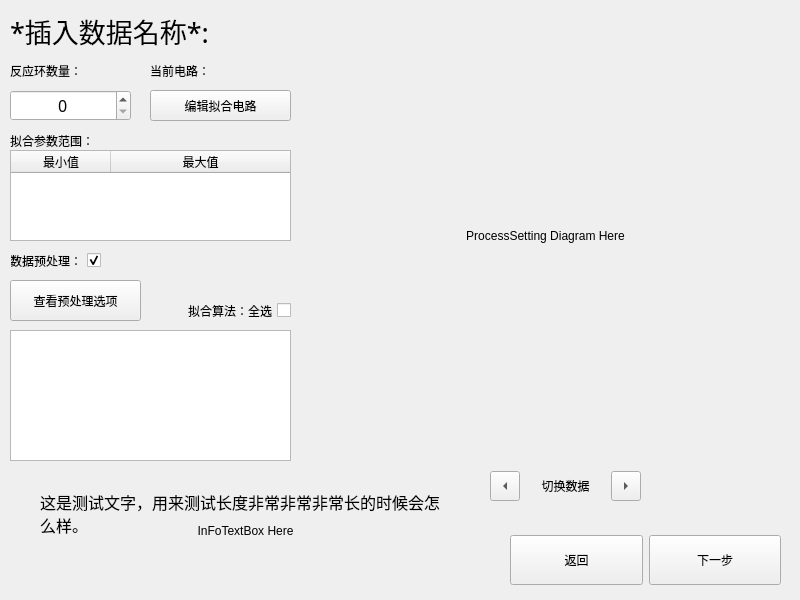
    <widget class="QWidget" name="ProcessSettings">
     <widget class="QLabel" name="DRTDiagramPic">
      <property name="geometry">
       <rect>
        <x>300</x>
        <y>10</y>
        <width>491</width>
        <height>451</height>
       </rect>
      </property>
      <property name="sizePolicy">
       <sizepolicy hsizetype="Fixed" vsizetype="Fixed">
        <horstretch>0</horstretch>
        <verstretch>0</verstretch>
       </sizepolicy>
      </property>
      <property name="text">
       <string>ProcessSetting Diagram Here</string>
      </property>
      <property name="textFormat">
       <enum>Qt::AutoText</enum>
      </property>
      <property name="scaledContents">
       <bool>true</bool>
      </property>
      <property name="alignment">
       <set>Qt::AlignCenter</set>
      </property>
     </widget>
     <widget class="QWidget" name="layoutWidget_2">
      <property name="geometry">
       <rect>
        <x>510</x>
        <y>530</y>
        <width>271</width>
        <height>61</height>
       </rect>
      </property>
      <layout class="QHBoxLayout" name="ProcessSettingBottomButtons">
       <item>
        <widget class="QPushButton" name="ProcessSettingBackButton">
         <property name="minimumSize">
          <size>
           <width>130</width>
           <height>50</height>
          </size>
         </property>
         <property name="text">
          <string>返回</string>
         </property>
        </widget>
       </item>
       <item>
        <widget class="QPushButton" name="ProcessSettingNextButton">
         <property name="minimumSize">
          <size>
           <width>130</width>
           <height>50</height>
          </size>
         </property>
         <property name="text">
          <string>下一步</string>
         </property>
        </widget>
       </item>
      </layout>
     </widget>
     <widget class="QLabel" name="DataNameLabel">
      <property name="geometry">
       <rect>
        <x>10</x>
        <y>10</y>
        <width>271</width>
        <height>41</height>
       </rect>
      </property>
      <property name="font">
       <font>
        <family>黑体</family>
        <pointsize>20</pointsize>
       </font>
      </property>
      <property name="text">
       <string>*插入数据名称*:</string>
      </property>
      <property name="scaledContents">
       <bool>true</bool>
      </property>
     </widget>
     <widget class="QLabel" name="staticLabel3">
      <property name="geometry">
       <rect>
        <x>10</x>
        <y>130</y>
        <width>101</width>
        <height>21</height>
       </rect>
      </property>
      <property name="text">
       <string>拟合参数范围：</string>
      </property>
     </widget>
     <widget class="QLabel" name="ProcessSettingInfoTextBoxPic">
      <property name="geometry">
       <rect>
        <x>10</x>
        <y>470</y>
        <width>471</width>
        <height>121</height>
       </rect>
      </property>
      <property name="text">
       <string>InFoTextBox Here</string>
      </property>
      <property name="scaledContents">
       <bool>true</bool>
      </property>
      <property name="alignment">
       <set>Qt::AlignCenter</set>
      </property>
      <property name="wordWrap">
       <bool>false</bool>
      </property>
      <property name="margin">
       <number>0</number>
      </property>
     </widget>
     <widget class="QTableWidget" name="BoundsTable">
      <property name="geometry">
       <rect>
        <x>10</x>
        <y>150</y>
        <width>281</width>
        <height>91</height>
       </rect>
      </property>
      <property name="lineWidth">
       <number>1</number>
      </property>
      <property name="midLineWidth">
       <number>0</number>
      </property>
      <property name="horizontalScrollBarPolicy">
       <enum>Qt::ScrollBarAlwaysOff</enum>
      </property>
      <property name="sizeAdjustPolicy">
       <enum>QAbstractScrollArea::AdjustIgnored</enum>
      </property>
      <property name="autoScrollMargin">
       <number>16</number>
      </property>
      <property name="textElideMode">
       <enum>Qt::ElideMiddle</enum>
      </property>
      <property name="showGrid">
       <bool>true</bool>
      </property>
      <property name="gridStyle">
       <enum>Qt::SolidLine</enum>
      </property>
      <property name="sortingEnabled">
       <bool>false</bool>
      </property>
      <property name="cornerButtonEnabled">
       <bool>true</bool>
      </property>
      <attribute name="horizontalHeaderVisible">
       <bool>true</bool>
      </attribute>
      <attribute name="horizontalHeaderCascadingSectionResizes">
       <bool>true</bool>
      </attribute>
      <attribute name="horizontalHeaderMinimumSectionSize">
       <number>30</number>
      </attribute>
      <attribute name="horizontalHeaderDefaultSectionSize">
       <number>100</number>
      </attribute>
      <attribute name="horizontalHeaderStretchLastSection">
       <bool>true</bool>
      </attribute>
      <attribute name="verticalHeaderVisible">
       <bool>true</bool>
      </attribute>
      <attribute name="verticalHeaderCascadingSectionResizes">
       <bool>true</bool>
      </attribute>
      <attribute name="verticalHeaderDefaultSectionSize">
       <number>30</number>
      </attribute>
      <attribute name="verticalHeaderShowSortIndicator" stdset="0">
       <bool>false</bool>
      </attribute>
      <column>
       <property name="text">
        <string>最小值</string>
       </property>
      </column>
      <column>
       <property name="text">
        <string>最大值</string>
       </property>
      </column>
     </widget>
     <widget class="QLabel" name="staticLabel1">
      <property name="geometry">
       <rect>
        <x>10</x>
        <y>60</y>
        <width>101</width>
        <height>21</height>
       </rect>
      </property>
      <property name="text">
       <string>反应环数量：</string>
      </property>
     </widget>
     <widget class="QLabel" name="ProcessSettingInfoText">
      <property name="geometry">
       <rect>
        <x>40</x>
        <y>490</y>
        <width>411</width>
        <height>81</height>
       </rect>
      </property>
      <property name="font">
       <font>
        <family>黑体</family>
        <pointsize>12</pointsize>
       </font>
      </property>
      <property name="text">
       <string>这是测试文字，用来测试长度非常非常非常长的时候会怎么样。</string>
      </property>
      <property name="scaledContents">
       <bool>false</bool>
      </property>
      <property name="alignment">
       <set>Qt::AlignLeading|Qt::AlignLeft|Qt::AlignTop</set>
      </property>
      <property name="wordWrap">
       <bool>true</bool>
      </property>
     </widget>
     <widget class="QSpinBox" name="RingCountSpinBox">
      <property name="geometry">
       <rect>
        <x>10</x>
        <y>90</y>
        <width>121</width>
        <height>31</height>
       </rect>
      </property>
      <property name="font">
       <font>
        <family>3ds</family>
        <pointsize>12</pointsize>
        <italic>false</italic>
        <bold>false</bold>
       </font>
      </property>
      <property name="alignment">
       <set>Qt::AlignCenter</set>
      </property>
      <property name="prefix">
       <string/>
      </property>
      <property name="maximum">
       <number>10</number>
      </property>
      <property name="value">
       <number>0</number>
      </property>
     </widget>
     <widget class="QCheckBox" name="PreprocessDataCheckBox">
      <property name="geometry">
       <rect>
        <x>10</x>
        <y>250</y>
        <width>91</width>
        <height>21</height>
       </rect>
      </property>
      <property name="layoutDirection">
       <enum>Qt::RightToLeft</enum>
      </property>
      <property name="text">
       <string>数据预处理：</string>
      </property>
      <property name="checked">
       <bool>true</bool>
      </property>
     </widget>
     <widget class="QPushButton" name="ShowPreprocessOptionsButton">
      <property name="geometry">
       <rect>
        <x>10</x>
        <y>280</y>
        <width>131</width>
        <height>41</height>
       </rect>
      </property>
      <property name="text">
       <string>查看预处理选项</string>
      </property>
     </widget>
     <widget class="QTableWidget" name="MethodsTable">
      <property name="geometry">
       <rect>
        <x>10</x>
        <y>330</y>
        <width>281</width>
        <height>131</height>
       </rect>
      </property>
      <property name="lineWidth">
       <number>1</number>
      </property>
      <property name="horizontalScrollBarPolicy">
       <enum>Qt::ScrollBarAlwaysOff</enum>
      </property>
      <property name="sizeAdjustPolicy">
       <enum>QAbstractScrollArea::AdjustIgnored</enum>
      </property>
      <property name="autoScrollMargin">
       <number>16</number>
      </property>
      <property name="textElideMode">
       <enum>Qt::ElideMiddle</enum>
      </property>
      <property name="showGrid">
       <bool>true</bool>
      </property>
      <property name="sortingEnabled">
       <bool>false</bool>
      </property>
      <property name="cornerButtonEnabled">
       <bool>true</bool>
      </property>
      <attribute name="horizontalHeaderVisible">
       <bool>true</bool>
      </attribute>
      <attribute name="horizontalHeaderCascadingSectionResizes">
       <bool>true</bool>
      </attribute>
      <attribute name="horizontalHeaderMinimumSectionSize">
       <number>30</number>
      </attribute>
      <attribute name="horizontalHeaderDefaultSectionSize">
       <number>100</number>
      </attribute>
      <attribute name="horizontalHeaderStretchLastSection">
       <bool>true</bool>
      </attribute>
      <attribute name="verticalHeaderVisible">
       <bool>true</bool>
      </attribute>
      <attribute name="verticalHeaderCascadingSectionResizes">
       <bool>true</bool>
      </attribute>
      <attribute name="verticalHeaderDefaultSectionSize">
       <number>30</number>
      </attribute>
      <attribute name="verticalHeaderShowSortIndicator" stdset="0">
       <bool>false</bool>
      </attribute>
     </widget>
     <widget class="QCheckBox" name="MethodSelectAllCheckBox">
      <property name="geometry">
       <rect>
        <x>180</x>
        <y>300</y>
        <width>111</width>
        <height>21</height>
       </rect>
      </property>
      <property name="layoutDirection">
       <enum>Qt::RightToLeft</enum>
      </property>
      <property name="text">
       <string>拟合算法：全选</string>
      </property>
      <property name="checked">
       <bool>false</bool>
      </property>
     </widget>
     <widget class="QWidget" name="layoutWidget_4">
      <property name="geometry">
       <rect>
        <x>490</x>
        <y>470</y>
        <width>151</width>
        <height>32</height>
       </rect>
      </property>
      <layout class="QHBoxLayout" name="ProcessSettingSwitchDataButtons">
       <property name="spacing">
        <number>0</number>
       </property>
       <item>
        <widget class="QToolButton" name="ProcessSettingPreviousDataButton">
         <property name="minimumSize">
          <size>
           <width>30</width>
           <height>30</height>
          </size>
         </property>
         <property name="maximumSize">
          <size>
           <width>30</width>
           <height>16777215</height>
          </size>
         </property>
         <property name="text">
          <string/>
         </property>
         <property name="arrowType">
          <enum>Qt::LeftArrow</enum>
         </property>
        </widget>
       </item>
       <item>
        <widget class="QLabel" name="staticLabel2">
         <property name="text">
          <string>切换数据</string>
         </property>
         <property name="alignment">
          <set>Qt::AlignCenter</set>
         </property>
        </widget>
       </item>
       <item>
        <widget class="QToolButton" name="ProcessSettingNextDataButton">
         <property name="minimumSize">
          <size>
           <width>30</width>
           <height>30</height>
          </size>
         </property>
         <property name="maximumSize">
          <size>
           <width>30</width>
           <height>16777215</height>
          </size>
         </property>
         <property name="text">
          <string/>
         </property>
         <property name="arrowType">
          <enum>Qt::RightArrow</enum>
         </property>
        </widget>
       </item>
      </layout>
     </widget>
     <widget class="QPushButton" name="ProcessSettingEditCircuitButton">
      <property name="geometry">
       <rect>
        <x>150</x>
        <y>90</y>
        <width>141</width>
        <height>31</height>
       </rect>
      </property>
      <property name="text">
       <string>编辑拟合电路</string>
      </property>
     </widget>
     <widget class="QLabel" name="ProcessSettingCurrentCircuitLabel">
      <property name="geometry">
       <rect>
        <x>150</x>
        <y>60</y>
        <width>141</width>
        <height>21</height>
       </rect>
      </property>
      <property name="text">
       <string>当前电路：</string>
      </property>
     </widget>
    </widget>
